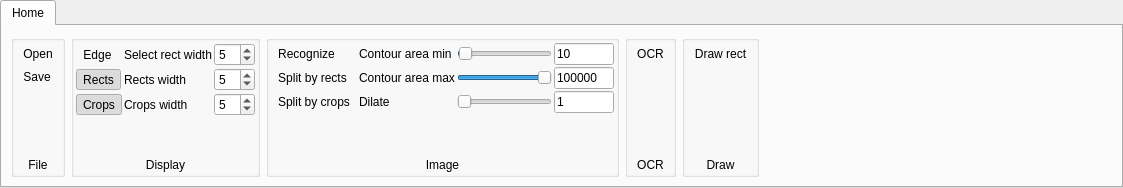
<?xml version="1.0" encoding="UTF-8"?>
<ui version="4.0">
 <class>Form</class>
 <widget class="QWidget" name="Form">
  <property name="geometry">
   <rect>
    <x>0</x>
    <y>0</y>
    <width>1123</width>
    <height>188</height>
   </rect>
  </property>
  <property name="sizePolicy">
   <sizepolicy hsizetype="Preferred" vsizetype="Minimum">
    <horstretch>0</horstretch>
    <verstretch>0</verstretch>
   </sizepolicy>
  </property>
  <property name="windowTitle">
   <string>Form</string>
  </property>
  <layout class="QHBoxLayout" name="horizontalLayout">
   <property name="spacing">
    <number>0</number>
   </property>
   <property name="leftMargin">
    <number>0</number>
   </property>
   <property name="topMargin">
    <number>0</number>
   </property>
   <property name="rightMargin">
    <number>0</number>
   </property>
   <property name="bottomMargin">
    <number>0</number>
   </property>
   <item>
    <widget class="QTabWidget" name="tabWidget">
     <property name="currentIndex">
      <number>0</number>
     </property>
     <widget class="QWidget" name="tab">
      <attribute name="title">
       <string>Home</string>
      </attribute>
      <layout class="QHBoxLayout" name="horizontalLayout_4">
       <item>
        <widget class="QGroupBox" name="groupBox">
         <property name="title">
          <string/>
         </property>
         <layout class="QVBoxLayout" name="verticalLayout_3">
          <property name="spacing">
           <number>2</number>
          </property>
          <property name="leftMargin">
           <number>2</number>
          </property>
          <property name="topMargin">
           <number>2</number>
          </property>
          <property name="rightMargin">
           <number>2</number>
          </property>
          <property name="bottomMargin">
           <number>2</number>
          </property>
          <item>
           <widget class="QToolButton" name="toolButton">
            <property name="text">
             <string>Open</string>
            </property>
            <property name="icon">
             <iconset resource="icons.qrc">
              <normaloff>:/icons/remixicon/file-line.svg</normaloff>:/icons/remixicon/file-line.svg</iconset>
            </property>
            <property name="iconSize">
             <size>
              <width>24</width>
              <height>24</height>
             </size>
            </property>
            <property name="toolButtonStyle">
             <enum>Qt::ToolButtonTextBesideIcon</enum>
            </property>
            <property name="autoRaise">
             <bool>true</bool>
            </property>
            <property name="arrowType">
             <enum>Qt::NoArrow</enum>
            </property>
           </widget>
          </item>
          <item>
           <widget class="QToolButton" name="toolButton_2">
            <property name="text">
             <string>Save</string>
            </property>
            <property name="icon">
             <iconset resource="icons.qrc">
              <normaloff>:/icons/remixicon/save-3-line.svg</normaloff>:/icons/remixicon/save-3-line.svg</iconset>
            </property>
            <property name="iconSize">
             <size>
              <width>24</width>
              <height>24</height>
             </size>
            </property>
            <property name="toolButtonStyle">
             <enum>Qt::ToolButtonTextBesideIcon</enum>
            </property>
            <property name="autoRaise">
             <bool>true</bool>
            </property>
           </widget>
          </item>
          <item>
           <spacer name="verticalSpacer">
            <property name="orientation">
             <enum>Qt::Vertical</enum>
            </property>
            <property name="sizeType">
             <enum>QSizePolicy::Expanding</enum>
            </property>
            <property name="sizeHint" stdset="0">
             <size>
              <width>20</width>
              <height>0</height>
             </size>
            </property>
           </spacer>
          </item>
          <item>
           <widget class="QLabel" name="label">
            <property name="sizePolicy">
             <sizepolicy hsizetype="Preferred" vsizetype="Maximum">
              <horstretch>0</horstretch>
              <verstretch>0</verstretch>
             </sizepolicy>
            </property>
            <property name="frameShape">
             <enum>QFrame::NoFrame</enum>
            </property>
            <property name="frameShadow">
             <enum>QFrame::Plain</enum>
            </property>
            <property name="text">
             <string>File</string>
            </property>
            <property name="alignment">
             <set>Qt::AlignCenter</set>
            </property>
           </widget>
          </item>
         </layout>
        </widget>
       </item>
       <item>
        <widget class="QGroupBox" name="groupBox_4">
         <property name="title">
          <string/>
         </property>
         <layout class="QVBoxLayout" name="verticalLayout_5">
          <property name="spacing">
           <number>2</number>
          </property>
          <property name="leftMargin">
           <number>2</number>
          </property>
          <property name="topMargin">
           <number>2</number>
          </property>
          <property name="rightMargin">
           <number>2</number>
          </property>
          <property name="bottomMargin">
           <number>2</number>
          </property>
          <item>
           <layout class="QGridLayout" name="gridLayout">
            <item row="0" column="2">
             <widget class="QSpinBox" name="spinBox">
              <property name="value">
               <number>5</number>
              </property>
             </widget>
            </item>
            <item row="3" column="2">
             <widget class="QSpinBox" name="spinBox_3">
              <property name="value">
               <number>5</number>
              </property>
             </widget>
            </item>
            <item row="1" column="0">
             <widget class="QToolButton" name="toolButton_6">
              <property name="text">
               <string>Rects</string>
              </property>
              <property name="icon">
               <iconset resource="icons.qrc">
                <normaloff>:/icons/remixicon/task-line.svg</normaloff>
                <normalon>:/icons/remixicon/task-fill.svg</normalon>:/icons/remixicon/task-line.svg</iconset>
              </property>
              <property name="iconSize">
               <size>
                <width>24</width>
                <height>24</height>
               </size>
              </property>
              <property name="checkable">
               <bool>true</bool>
              </property>
              <property name="checked">
               <bool>true</bool>
              </property>
              <property name="toolButtonStyle">
               <enum>Qt::ToolButtonTextBesideIcon</enum>
              </property>
              <property name="autoRaise">
               <bool>true</bool>
              </property>
             </widget>
            </item>
            <item row="1" column="2">
             <widget class="QSpinBox" name="spinBox_2">
              <property name="value">
               <number>5</number>
              </property>
             </widget>
            </item>
            <item row="3" column="0">
             <widget class="QToolButton" name="toolButton_7">
              <property name="text">
               <string>Crops</string>
              </property>
              <property name="icon">
               <iconset resource="icons.qrc">
                <normaloff>:/icons/remixicon/task-line.svg</normaloff>
                <normalon>:/icons/remixicon/task-fill.svg</normalon>:/icons/remixicon/task-line.svg</iconset>
              </property>
              <property name="iconSize">
               <size>
                <width>24</width>
                <height>24</height>
               </size>
              </property>
              <property name="checkable">
               <bool>true</bool>
              </property>
              <property name="checked">
               <bool>true</bool>
              </property>
              <property name="toolButtonStyle">
               <enum>Qt::ToolButtonTextBesideIcon</enum>
              </property>
              <property name="autoRaise">
               <bool>true</bool>
              </property>
             </widget>
            </item>
            <item row="0" column="0">
             <widget class="QToolButton" name="toolButton_5">
              <property name="text">
               <string>Edge</string>
              </property>
              <property name="icon">
               <iconset resource="icons.qrc">
                <normaloff>:/icons/remixicon/task-line.svg</normaloff>
                <normalon>:/icons/remixicon/task-fill.svg</normalon>:/icons/remixicon/task-line.svg</iconset>
              </property>
              <property name="iconSize">
               <size>
                <width>24</width>
                <height>24</height>
               </size>
              </property>
              <property name="checkable">
               <bool>true</bool>
              </property>
              <property name="toolButtonStyle">
               <enum>Qt::ToolButtonTextBesideIcon</enum>
              </property>
              <property name="autoRaise">
               <bool>true</bool>
              </property>
             </widget>
            </item>
            <item row="0" column="1">
             <widget class="QLabel" name="label_5">
              <property name="text">
               <string>Select rect width</string>
              </property>
             </widget>
            </item>
            <item row="1" column="1">
             <widget class="QLabel" name="label_6">
              <property name="text">
               <string>Rects width</string>
              </property>
             </widget>
            </item>
            <item row="3" column="1">
             <widget class="QLabel" name="label_7">
              <property name="text">
               <string>Crops width</string>
              </property>
             </widget>
            </item>
           </layout>
          </item>
          <item>
           <spacer name="verticalSpacer_4">
            <property name="orientation">
             <enum>Qt::Vertical</enum>
            </property>
            <property name="sizeType">
             <enum>QSizePolicy::Expanding</enum>
            </property>
            <property name="sizeHint" stdset="0">
             <size>
              <width>20</width>
              <height>0</height>
             </size>
            </property>
           </spacer>
          </item>
          <item>
           <widget class="QLabel" name="label_4">
            <property name="sizePolicy">
             <sizepolicy hsizetype="Preferred" vsizetype="Maximum">
              <horstretch>0</horstretch>
              <verstretch>0</verstretch>
             </sizepolicy>
            </property>
            <property name="frameShape">
             <enum>QFrame::NoFrame</enum>
            </property>
            <property name="frameShadow">
             <enum>QFrame::Plain</enum>
            </property>
            <property name="text">
             <string>Display</string>
            </property>
            <property name="alignment">
             <set>Qt::AlignCenter</set>
            </property>
           </widget>
          </item>
         </layout>
        </widget>
       </item>
       <item>
        <widget class="QGroupBox" name="groupBox_2">
         <property name="title">
          <string/>
         </property>
         <layout class="QVBoxLayout" name="verticalLayout">
          <property name="spacing">
           <number>2</number>
          </property>
          <property name="leftMargin">
           <number>2</number>
          </property>
          <property name="topMargin">
           <number>2</number>
          </property>
          <property name="rightMargin">
           <number>2</number>
          </property>
          <property name="bottomMargin">
           <number>2</number>
          </property>
          <item>
           <layout class="QGridLayout" name="gridLayout_2">
            <item row="2" column="0">
             <widget class="QToolButton" name="toolButton_9">
              <property name="text">
               <string>Split by crops</string>
              </property>
              <property name="icon">
               <iconset resource="icons.qrc">
                <normaloff>:/icons/remixicon/crop-line.svg</normaloff>:/icons/remixicon/crop-line.svg</iconset>
              </property>
              <property name="iconSize">
               <size>
                <width>24</width>
                <height>24</height>
               </size>
              </property>
              <property name="checkable">
               <bool>false</bool>
              </property>
              <property name="toolButtonStyle">
               <enum>Qt::ToolButtonTextBesideIcon</enum>
              </property>
              <property name="autoRaise">
               <bool>true</bool>
              </property>
             </widget>
            </item>
            <item row="0" column="2">
             <widget class="QSlider" name="horizontalSlider">
              <property name="minimum">
               <number>2</number>
              </property>
              <property name="maximum">
               <number>1000</number>
              </property>
              <property name="value">
               <number>10</number>
              </property>
              <property name="orientation">
               <enum>Qt::Horizontal</enum>
              </property>
             </widget>
            </item>
            <item row="1" column="0">
             <widget class="QToolButton" name="toolButton_4">
              <property name="text">
               <string>Split by rects</string>
              </property>
              <property name="icon">
               <iconset resource="icons.qrc">
                <normaloff>:/icons/remixicon/crop-line.svg</normaloff>:/icons/remixicon/crop-line.svg</iconset>
              </property>
              <property name="iconSize">
               <size>
                <width>24</width>
                <height>24</height>
               </size>
              </property>
              <property name="toolButtonStyle">
               <enum>Qt::ToolButtonTextBesideIcon</enum>
              </property>
              <property name="autoRaise">
               <bool>true</bool>
              </property>
             </widget>
            </item>
            <item row="0" column="0">
             <widget class="QToolButton" name="toolButton_3">
              <property name="text">
               <string>Recognize</string>
              </property>
              <property name="icon">
               <iconset resource="icons.qrc">
                <normaloff>:/icons/remixicon/image-line.svg</normaloff>:/icons/remixicon/image-line.svg</iconset>
              </property>
              <property name="iconSize">
               <size>
                <width>24</width>
                <height>24</height>
               </size>
              </property>
              <property name="toolButtonStyle">
               <enum>Qt::ToolButtonTextBesideIcon</enum>
              </property>
              <property name="autoRaise">
               <bool>true</bool>
              </property>
             </widget>
            </item>
            <item row="0" column="1">
             <widget class="QLabel" name="label_9">
              <property name="text">
               <string>Contour area min</string>
              </property>
             </widget>
            </item>
            <item row="0" column="3">
             <widget class="QLineEdit" name="lineEdit">
              <property name="maximumSize">
               <size>
                <width>60</width>
                <height>16777215</height>
               </size>
              </property>
              <property name="text">
               <string>10</string>
              </property>
             </widget>
            </item>
            <item row="1" column="1">
             <widget class="QLabel" name="label_10">
              <property name="text">
               <string>Contour area max</string>
              </property>
             </widget>
            </item>
            <item row="2" column="1">
             <widget class="QLabel" name="label_11">
              <property name="text">
               <string>Dilate</string>
              </property>
             </widget>
            </item>
            <item row="1" column="2">
             <widget class="QSlider" name="horizontalSlider_2">
              <property name="maximum">
               <number>200000</number>
              </property>
              <property name="value">
               <number>100000</number>
              </property>
              <property name="orientation">
               <enum>Qt::Horizontal</enum>
              </property>
             </widget>
            </item>
            <item row="2" column="2">
             <widget class="QSlider" name="horizontalSlider_3">
              <property name="minimum">
               <number>1</number>
              </property>
              <property name="orientation">
               <enum>Qt::Horizontal</enum>
              </property>
             </widget>
            </item>
            <item row="1" column="3">
             <widget class="QLineEdit" name="lineEdit_2">
              <property name="maximumSize">
               <size>
                <width>60</width>
                <height>16777215</height>
               </size>
              </property>
              <property name="text">
               <string>100000</string>
              </property>
             </widget>
            </item>
            <item row="2" column="3">
             <widget class="QLineEdit" name="lineEdit_3">
              <property name="maximumSize">
               <size>
                <width>60</width>
                <height>16777215</height>
               </size>
              </property>
              <property name="text">
               <string>1</string>
              </property>
             </widget>
            </item>
           </layout>
          </item>
          <item>
           <spacer name="verticalSpacer_2">
            <property name="orientation">
             <enum>Qt::Vertical</enum>
            </property>
            <property name="sizeType">
             <enum>QSizePolicy::Expanding</enum>
            </property>
            <property name="sizeHint" stdset="0">
             <size>
              <width>20</width>
              <height>0</height>
             </size>
            </property>
           </spacer>
          </item>
          <item>
           <widget class="QLabel" name="label_2">
            <property name="frameShape">
             <enum>QFrame::NoFrame</enum>
            </property>
            <property name="text">
             <string>Image</string>
            </property>
            <property name="alignment">
             <set>Qt::AlignCenter</set>
            </property>
           </widget>
          </item>
         </layout>
        </widget>
       </item>
       <item>
        <widget class="QGroupBox" name="groupBox_3">
         <property name="title">
          <string/>
         </property>
         <layout class="QVBoxLayout" name="verticalLayout_4">
          <property name="spacing">
           <number>2</number>
          </property>
          <property name="leftMargin">
           <number>2</number>
          </property>
          <property name="topMargin">
           <number>2</number>
          </property>
          <property name="rightMargin">
           <number>2</number>
          </property>
          <property name="bottomMargin">
           <number>2</number>
          </property>
          <item>
           <widget class="QToolButton" name="toolButton_8">
            <property name="text">
             <string>OCR</string>
            </property>
            <property name="icon">
             <iconset resource="icons.qrc">
              <normaloff>:/icons/remixicon/search-line.svg</normaloff>:/icons/remixicon/search-line.svg</iconset>
            </property>
            <property name="iconSize">
             <size>
              <width>24</width>
              <height>24</height>
             </size>
            </property>
            <property name="toolButtonStyle">
             <enum>Qt::ToolButtonTextBesideIcon</enum>
            </property>
            <property name="autoRaise">
             <bool>true</bool>
            </property>
           </widget>
          </item>
          <item>
           <spacer name="verticalSpacer_3">
            <property name="orientation">
             <enum>Qt::Vertical</enum>
            </property>
            <property name="sizeType">
             <enum>QSizePolicy::Expanding</enum>
            </property>
            <property name="sizeHint" stdset="0">
             <size>
              <width>20</width>
              <height>0</height>
             </size>
            </property>
           </spacer>
          </item>
          <item>
           <widget class="QLabel" name="label_3">
            <property name="sizePolicy">
             <sizepolicy hsizetype="Preferred" vsizetype="Maximum">
              <horstretch>0</horstretch>
              <verstretch>0</verstretch>
             </sizepolicy>
            </property>
            <property name="frameShape">
             <enum>QFrame::NoFrame</enum>
            </property>
            <property name="frameShadow">
             <enum>QFrame::Plain</enum>
            </property>
            <property name="text">
             <string>OCR</string>
            </property>
            <property name="alignment">
             <set>Qt::AlignCenter</set>
            </property>
           </widget>
          </item>
         </layout>
        </widget>
       </item>
       <item>
        <widget class="QGroupBox" name="groupBox_5">
         <property name="title">
          <string/>
         </property>
         <layout class="QVBoxLayout" name="verticalLayout_6">
          <property name="spacing">
           <number>2</number>
          </property>
          <property name="leftMargin">
           <number>2</number>
          </property>
          <property name="topMargin">
           <number>2</number>
          </property>
          <property name="rightMargin">
           <number>2</number>
          </property>
          <property name="bottomMargin">
           <number>2</number>
          </property>
          <item>
           <widget class="QToolButton" name="toolButton_10">
            <property name="text">
             <string>Draw rect</string>
            </property>
            <property name="icon">
             <iconset resource="icons.qrc">
              <normaloff>:/icons/remixicon/edit-box-line.svg</normaloff>:/icons/remixicon/edit-box-line.svg</iconset>
            </property>
            <property name="iconSize">
             <size>
              <width>24</width>
              <height>24</height>
             </size>
            </property>
            <property name="checkable">
             <bool>true</bool>
            </property>
            <property name="toolButtonStyle">
             <enum>Qt::ToolButtonTextBesideIcon</enum>
            </property>
            <property name="autoRaise">
             <bool>true</bool>
            </property>
           </widget>
          </item>
          <item>
           <spacer name="verticalSpacer_5">
            <property name="orientation">
             <enum>Qt::Vertical</enum>
            </property>
            <property name="sizeType">
             <enum>QSizePolicy::Expanding</enum>
            </property>
            <property name="sizeHint" stdset="0">
             <size>
              <width>20</width>
              <height>0</height>
             </size>
            </property>
           </spacer>
          </item>
          <item>
           <widget class="QLabel" name="label_8">
            <property name="sizePolicy">
             <sizepolicy hsizetype="Preferred" vsizetype="Maximum">
              <horstretch>0</horstretch>
              <verstretch>0</verstretch>
             </sizepolicy>
            </property>
            <property name="frameShape">
             <enum>QFrame::NoFrame</enum>
            </property>
            <property name="frameShadow">
             <enum>QFrame::Plain</enum>
            </property>
            <property name="text">
             <string>Draw</string>
            </property>
            <property name="alignment">
             <set>Qt::AlignCenter</set>
            </property>
           </widget>
          </item>
         </layout>
        </widget>
       </item>
       <item>
        <spacer name="horizontalSpacer">
         <property name="orientation">
          <enum>Qt::Horizontal</enum>
         </property>
         <property name="sizeType">
          <enum>QSizePolicy::Expanding</enum>
         </property>
         <property name="sizeHint" stdset="0">
          <size>
           <width>40</width>
           <height>20</height>
          </size>
         </property>
        </spacer>
       </item>
      </layout>
     </widget>
    </widget>
   </item>
  </layout>
 </widget>
 <resources>
  <include location="icons.qrc"/>
 </resources>
 <connections/>
</ui>
